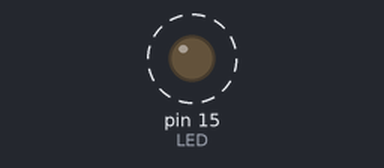
Bench run of a sketch on a simulated Arduino Uno, built with avr-gcc and run on an emulated ATmega328P. Parts: output pins drawn as LEDs (lit = HIGH). Dashed ring = blinking.

Above: at 0.3 s.
Timing chart, 0 to 5.9 s (numbered marks = the images above):
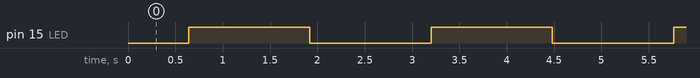

Measured:
- by itself, pin 15 (LED): alternates HIGH for 1.3 s and LOW for 1.3 s

The sketch:

Sketch_04.1_BreathingLight.ino
```cpp
/**********************************************************************
  Filename    : BreathingLight
  Description : Make led light fade in and out, just like breathing.
  Auther      : www.freenove.com
  Modification: 2021/10/13
**********************************************************************/
#define LED   15   //define the led pin

void setup() {
  pinMode(LED, OUTPUT);
}

void loop() {
  digitalWrite(LED_BUILTIN, HIGH);
  for (int i = 0; i < 255; i++) { //make light fade in
    analogWrite(LED, i);
    delay(5);
  }
  for (int i = 255; i > -1; i--) {  //make light fade out
    analogWrite(LED, i);
    delay(5);
  }
}
```
